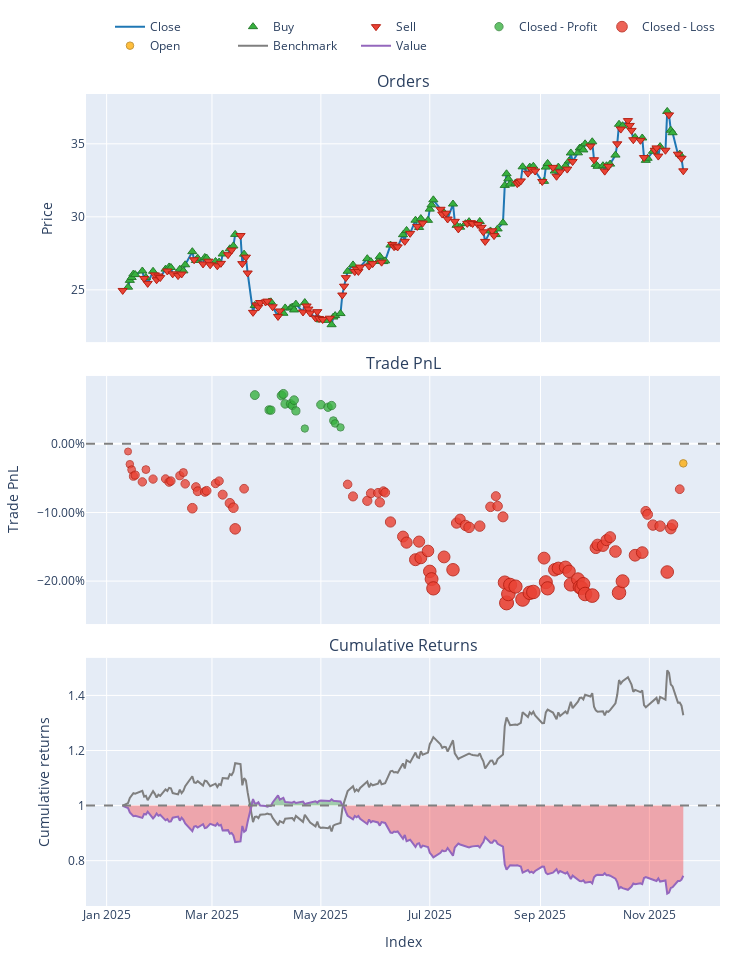

This figure's notebook cell:
### Markdown cell above
### CWCO - Cvar

### Code cell
try:
    data = pd.read_csv('data/processed/CWCO_processed_2022.csv')
    if 'Date' in data.columns:
        data['Date'] = pd.to_datetime(data['Date'])
        data.set_index('Date', inplace=True)
    print("Data loaded successfully.")
except FileNotFoundError:
    print("Error: Data file not found. Check path.")

# Split Train/Test
split_idx = int(len(data) * 0.7)
train_df = data.iloc[:split_idx]
test_df = data.iloc[split_idx:]

# Initialize Trainer
trainer = ModelTrainerRL(config['reinforcement_learning'])

print("Training SAC Agent...")


env_params = config['reinforcement_learning']['environment']

env_train = TradingEnvRL(
    train_df, 
    initial_balance=env_params.get('initial_balance', 10000),
    commission=env_params.get('commission', 0.001),
    lookback_window=env_params.get('lookback_window', 30),
    reward_func='cvar'
)

result = trainer.train_sac(env_train)
model = result['model'] 

print("Training Complete.")

print("Generating Agent Predictions on Test Data...")

# Unpack the config dictionary using **
env_params = config['reinforcement_learning']['environment']

env_test = TradingEnvRL(
    test_df, 
    initial_balance=env_params.get('initial_balance', 10000),
    commission=env_params.get('commission', 0.001),
    lookback_window=env_params.get('lookback_window', 30),
    reward_func='cvar'
)

obs, _ = env_test.reset()
done = False
actions = []

# Manual Inference Loop
while not done:
    action, _ = model.predict(obs, deterministic=True)
    actions.append(action[0]) 
    obs, _, terminated, truncated, _ = env_test.step(action)
    done = terminated or truncated


# --- CELL 5: RUN BACKTEST ---
print("Running Backtest...")

# FIX: Use the correct config path
# We pass the same env_params we extracted in Cell 4
backtester = PortfolioBacktesterRL(env_params) 

portfolio = backtester.run_backtest(
    price_data=test_df['close'], 
    predicted_weights=np.array(actions),
    lookback_window=env_params.get('lookback_window', 30) # Important for data alignment
)
comparison = backtester.compare_with_buy_and_hold_rl()
# Show Metrics
metrics = backtester.get_performance_metrics()
print("\n--- Strategy Performance ---")
for k, v in metrics.items():
    print(f"{k}: {v:.4f}")

# Plot
portfolio.plot().show()
